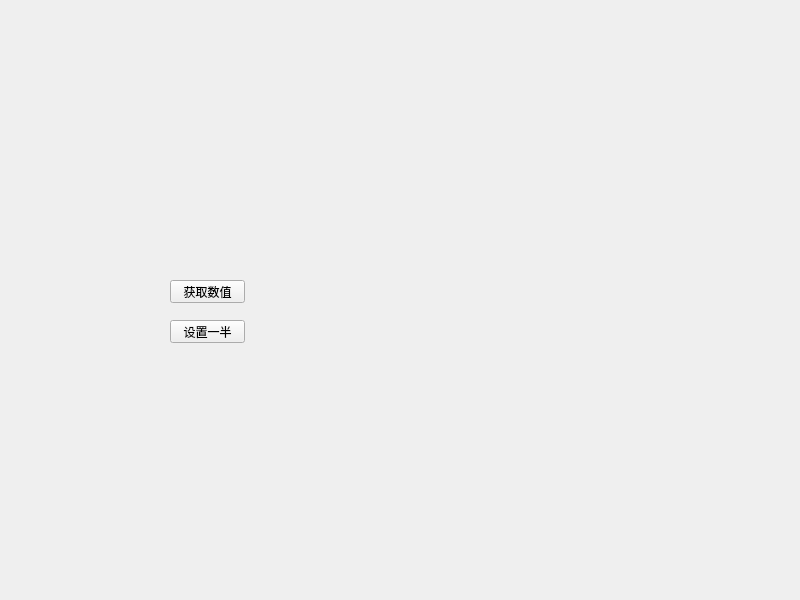
<?xml version="1.0" encoding="UTF-8"?>
<ui version="4.0">
 <class>Widget</class>
 <widget class="QWidget" name="Widget">
  <property name="geometry">
   <rect>
    <x>0</x>
    <y>0</y>
    <width>800</width>
    <height>600</height>
   </rect>
  </property>
  <property name="windowTitle">
   <string>Widget</string>
  </property>
  <widget class="SmallWidget" name="widget" native="true">
   <property name="geometry">
    <rect>
     <x>170</x>
     <y>150</y>
     <width>120</width>
     <height>80</height>
    </rect>
   </property>
  </widget>
  <widget class="QPushButton" name="getBtn">
   <property name="geometry">
    <rect>
     <x>170</x>
     <y>280</y>
     <width>75</width>
     <height>23</height>
    </rect>
   </property>
   <property name="text">
    <string>获取数值</string>
   </property>
  </widget>
  <widget class="QPushButton" name="setBtn">
   <property name="geometry">
    <rect>
     <x>170</x>
     <y>320</y>
     <width>75</width>
     <height>23</height>
    </rect>
   </property>
   <property name="text">
    <string>设置一半</string>
   </property>
  </widget>
 </widget>
 <customwidgets>
  <customwidget>
   <class>SmallWidget</class>
   <extends>QWidget</extends>
   <header>smallwidget.h</header>
   <container>1</container>
  </customwidget>
 </customwidgets>
 <resources/>
 <connections/>
</ui>
